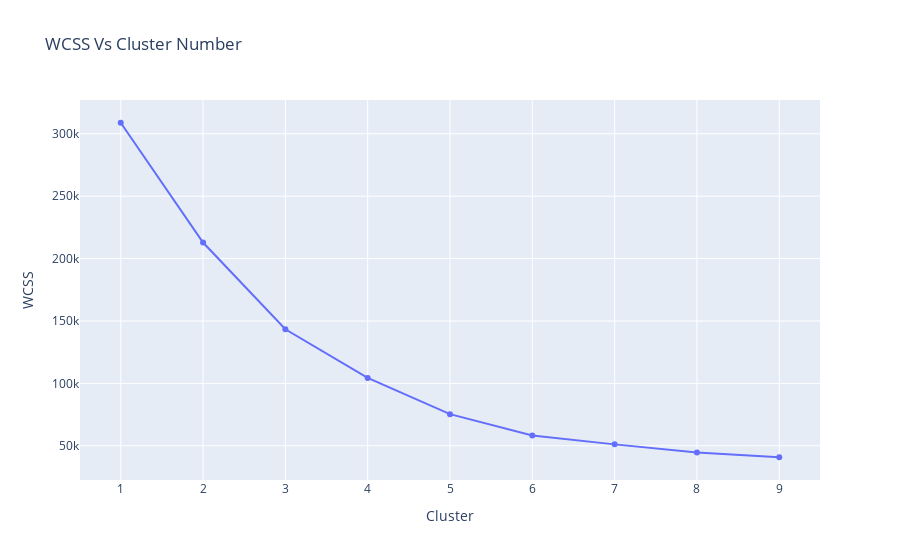

The code cell stored with this chart in its notebook:
### Markdown cell above
## 5.1. K-Means Clustering

### Code cell
wcss = []
for i in range(1, 10):
    kmeans = KMeans(n_clusters = i, init = 'k-means++', max_iter = 500, n_init = 10, random_state = 42)
    kmeans.fit(customer_clsuter_df)
    wcss.append(kmeans.inertia_)
    
fig = go.Figure(go.Scatter(x = [1,2,3,4,5,6,7,8,9,10], y = wcss))
fig['layout'].update(title = ' WCSS Vs Cluster Number ', xaxis_title = 'Cluster', yaxis_title = 'WCSS')
iplot(fig)

### Figure 1 — Plotly figure (JSON) as saved in the notebook; plotly's stock layout.template omitted (floating-point values rounded to 4 significant figures)
{"data": [{"type": "scatter", "x": [1, 2, 3, 4, 5, 6, 7, 8, 9, 10], "y": [308800.0, 212800.0, 143300.0, 104400.0, 75350.0, 58300.0, 51130.0, 44640.0, 40810.0]}], "layout": {"title": {"text": " WCSS Vs Cluster Number "}, "xaxis": {"title": {"text": "Cluster"}}, "yaxis": {"title": {"text": "WCSS"}}}}
